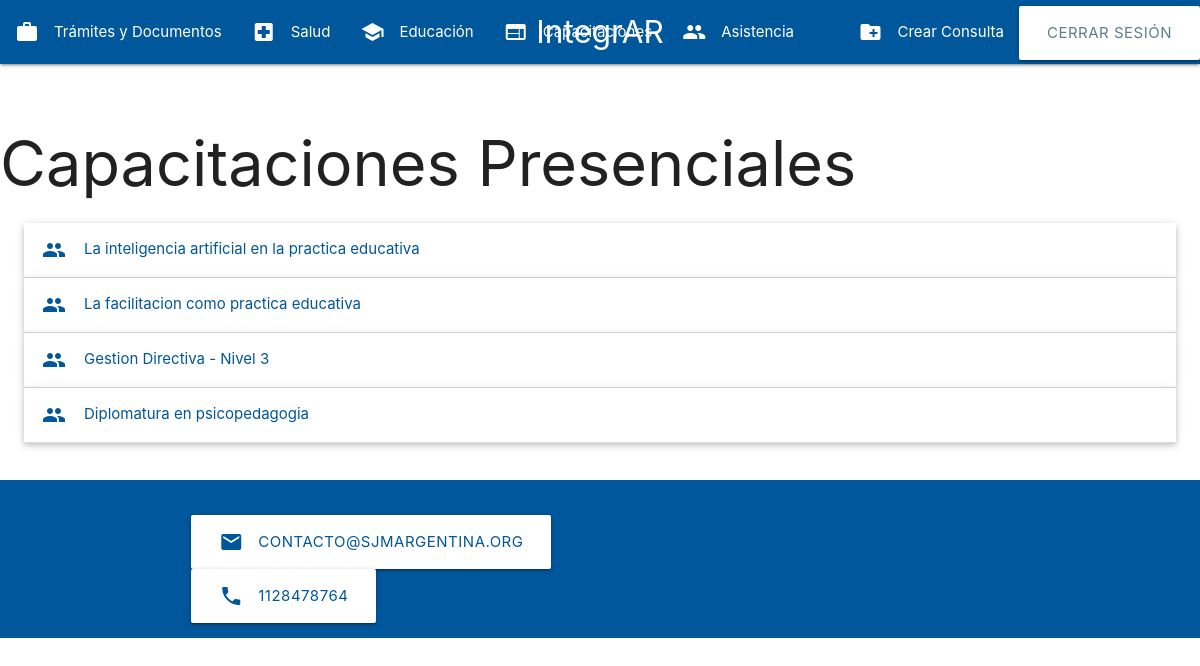
The app's page /consultas/presencial/ (signed in) with its own data.
### consultas/models.py (models this page shows, shortened)
class Consulta(models.Model):
    titulo = models.CharField(max_length=200)
    descripcion = models.TextField()
    categoria = models.ForeignKey(Categoria, on_delete=models.CASCADE, related_name='consultas', null=True)  # Permite nulos temporalmente
    enlace = models.URLField(blank=True, null=True)

### consultas/views.py (the view)
# urls.py: path('consultas/presencial/', views.presencial, name='presencial'),
def presencial(request, categoria_id=None):
    categoria_presencial = Categoria.objects.get(nombre="Capacitacion Presencial")
    consultas_presencial = Consulta.objects.filter(categoria=categoria_presencial)
    return render(request, 'capacitacion_presencial.html', {'consultas': consultas_presencial})

### consultas/templates/capacitacion_presencial.html (shortened to what this page needs)
<!DOCTYPE html>
<html lang="es">
<body>
    {% include 'navbar.html' %}
    <h1>Capacitaciones Presenciales</h1>
    <ul class="collapsible popout">
        {% for consulta in consultas %}
        <li>
          <div class="collapsible-header light-blue-text text-darken-4"><i class="material-icons">people</i>{{ consulta.titulo }}</div>
        </li>
        {% empty %}
            <p>No hay capacitaciones presenciales cargadas</p>
        {% endfor %}
    </ul>
    {% include 'footer.html' %}
</body>
</html>

### records on screen
Consulta: titulo "La inteligencia artificial en la practica educativa"
Consulta: titulo "La facilitacion como practica educativa"
Consulta: titulo "Gestion Directiva - Nivel 3"
Consulta: titulo "Diplomatura en psicopedagogia"
